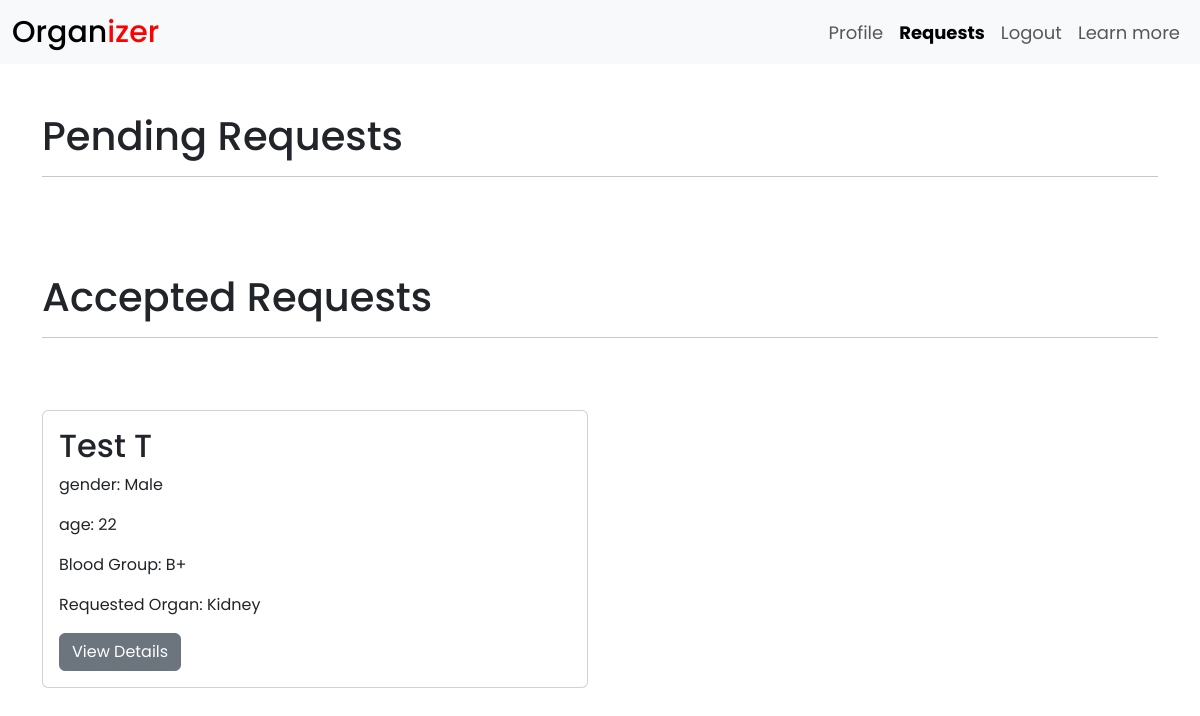
Screenshot of /donor/requests/ (signed in) with the database file from the repository.
### organdonation/models.py (models this page shows, shortened)
class Request(models.Model):
   recipient = models.ForeignKey(Recipient, on_delete=models.CASCADE, related_name='recipient')
   donor = models.ForeignKey(Donor, on_delete=models.CASCADE, related_name='donor')
   is_accepted = models.BooleanField(default=False)
   is_rejected = models.BooleanField(default=False)

class Recipient(models.Model):
   user = models.OneToOneField(User, on_delete=models.CASCADE, primary_key=True)
   email = models.EmailField(max_length=150, null=True)
   first_name = models.CharField(max_length=60)
   last_name = models.CharField(max_length=60)
   dob = models.DateField(null=True)
   age = models.IntegerField(null=True)
   gender = models.CharField(max_length=10)
   mobile = models.CharField(max_length=10)
   blood_group = models.CharField(max_length=3)
   aadhaar = models.CharField(max_length=16)
   addr_line = models.CharField(max_length=100)
   city = models.CharField(max_length=60)
   district = models.CharField(null=True ,max_length=60)
   state = models.CharField(max_length=60)
   pincode = models.CharField(max_length=6)
   organ_needed = models.CharField(max_length=20)
   medical_history = models.TextField(max_length=200)
   medical_condition = models.TextField(max_length=200)

### organdonation/views.py (the view)
# urls.py: path('donor/requests/', views.donorrequest, name='donorrequest'),
@login_required(login_url='login')
def donorrequest(request):
    current_user = request.user
    if current_user.is_authenticated and current_user.is_donor:
        recipient_request = Request.objects.filter(donor_id = current_user.donor.user_id, is_accepted = False)
        accepted_request = Request.objects.filter(donor_id = current_user.donor.user_id, is_accepted = True)
    return render(request, 'organdonation/donorrequest.html', {'requested': recipient_request, 'accepted' : accepted_request})

### organdonation/templates/organdonation/donorrequest.html (shortened to what this page needs)
   {% extends 'organdonation/base.html' %}
   {% load static %}
   {% block csslink%}
   <link rel="stylesheet" href="{% static 'organdonation/css/style1.css' %}" />
   {%endblock csslink %}
   {% block body %}
   <div class="container">
      <h1 class="mt-5">Pending Requests</h1><hr>
      <h1 class="mt-5">Accepted Requests</h1><hr>
      <div class="row row-cols-1 row-cols-md-2 g-4 my-5">
         {% for sender in accepted %}
            <div class="col">
               <div class="card h-100">
                  <div class="card-body">
                     <h5 class="card-title fs-2">{{ sender.recipient.first_name}} {{ sender.recipient.last_name }}</h5>
                     <p class="card-text">gender: {{ sender.recipient.gender | capfirst }}</p>
                     <p class="card-text">age: {{ sender.recipient.age }}</p>
                     <p class="card-text">Blood Group:
                        {% if sender.recipient.blood_group == 'bp' %}
                           B+
                        {% elif sender.recipient.blood_group == 'bn' %}
                           B-
                        {% elif sender.recipient.blood_group == 'an' %}
                           A-
                        {% elif sender.recipient.blood_group == 'ap' %}
                           A+
                        {% elif sender.recipient.blood_group == 'op' %}
                           O+
                        {% elif sender.recipient.blood_group == 'on' %}
                           O-
                        {% elif sender.recipient.blood_group == 'abp' %}
                           AB+
                        {% elif sender.recipient.blood_group == 'abn' %}
                           AB-
                        {% endif %}
                     </p>
                     <p class="card-text">Requested Organ: {{ sender.recipient.organ_needed | capfirst }}</p>
                     <a type="button" class="btn btn-secondary" data-bs-toggle="modal" data-bs-target="#exampleModal{{sender.recipient.user_id}}">View Details</a>
                  </div>
               </div>
            </div>
            {% endfor %}
      </div>
   </div>
   {% endblock %}

### organdonation/static/organdonation/css/style1.css (style rules this page uses)
:root { --background-color: #f2e9e4; --light: #c9ada7; --medium: #9a8c98; --dark: #4a4e69; --text-color: #22223b; }
* { margin: 0; padding: 0; box-sizing: border-box; font-family: "Poppins", sans-serif; }

### rows the page displays
Request: recipient.first_name "Test", recipient.last_name "T", recipient.gender "Male", recipient.age "22", shows "B+", recipient.organ_needed "Kidney"
